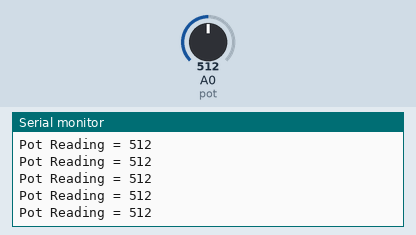
Simulated run of this sketch. Board: Arduino Uno, built with avr-gcc and run on an emulated ATmega328P. Shown: the last lines printed to the serial monitor. Inputs (shaded band) come from the test bench; at power-on: A0 (pot) = 512.

Above: at 1.2 s.
1.3 s: A0 (pot) set to 986
At 1.8 s:
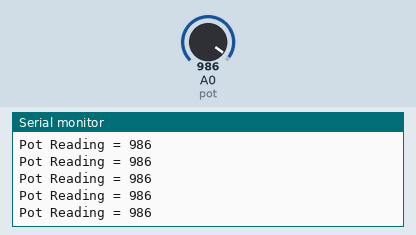
4.3 s: A0 (pot) set to 1006
At 5.1 s:
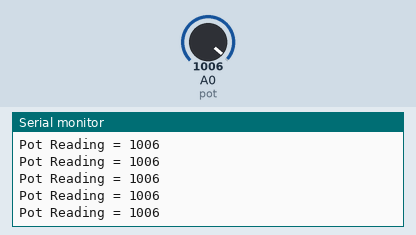
16.3 s: A0 (pot) set to 8
At 17.1 s:
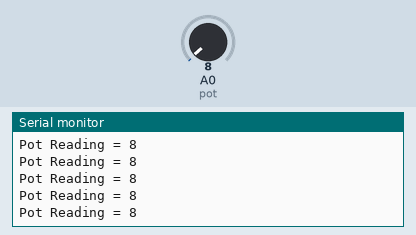
17.8 s: A0 (pot) set to 11
At 18.3 s:
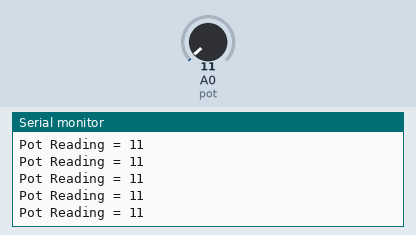
Timing chart, 0 to 20.8 s (numbered marks = the images above; inputs shaded):
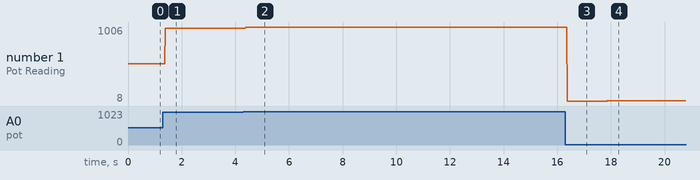

The sketch:

Potentiometer1.ino
```cpp
#define pot A0

void setup(){
  Serial.begin(9600);
  pinMode(pot,INPUT);
}

void loop(){
  int x = analogRead(pot);
  Serial.print("Pot Reading = ");
  Serial.println(x);

}
```

Measured:
- after the input at 1.3 s, the serial monitor: prints a new line after 0.08 s (image 1)
- after the input at 4.3 s, the serial monitor: prints a new line after 0.09 s (image 2)
- after the input at 16.3 s, the serial monitor: prints a new line after 0.07 s (image 3)
- after the input at 17.8 s, the serial monitor: prints a new line after 0.07 s (image 4)
- plotted number 1: 512 → 986 after the input at 1.3 s, 986 → 1006 after the input at 4.3 s, 1006 → 8 after the input at 16.3 s, 8 → 11 after the input at 17.8 s
